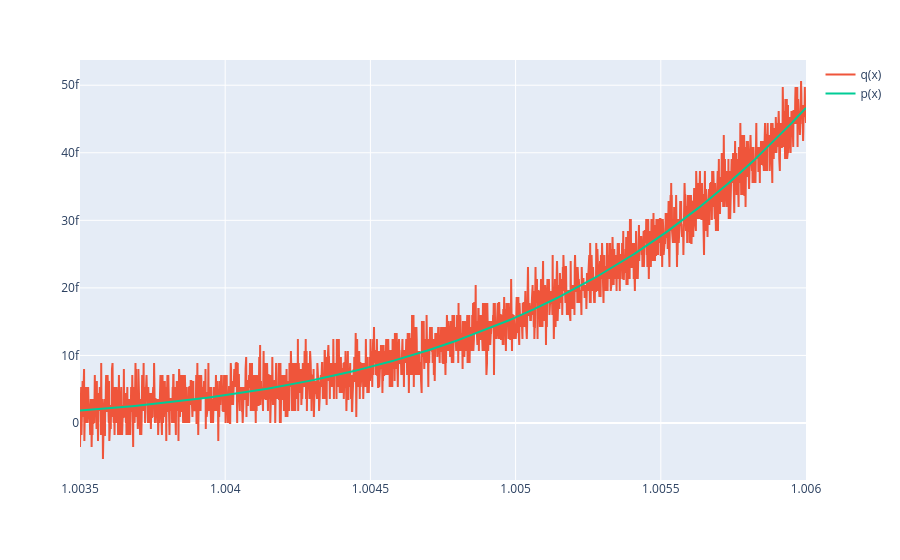

Write notebook code for a chart like this one.
### Code cell
fig = px.scatter()
fig.add_scatter(x=x2, y=y2, mode='lines', name='q(x)')
fig.add_scatter(x=x1, y=y1, mode='lines', name='p(x)')
fig.show()

### Figure 1 — Plotly figure (JSON) as saved in the notebook; plotly's stock layout.template omitted (floating-point values rounded to 4 significant figures; data arrays with more than 128 entries replaced by an {"elided": "..."} marker saying what was removed)
{"data": [{"hovertemplate": "<extra></extra>", "legendgroup": "", "marker": {"color": "#636efa", "symbol": "circle"}, "mode": "markers", "name": "", "orientation": "v", "showlegend": false, "type": "scatter", "xaxis": "x", "yaxis": "y"}, {"mode": "lines", "name": "q(x)", "type": "scatter", "x": {"elided": "2500 float values"}, "y": {"elided": "2500 float values"}}, {"mode": "lines", "name": "p(x)", "type": "scatter", "x": {"elided": "2500 float values"}, "y": {"elided": "2500 float values"}}], "layout": {"legend": {"tracegroupgap": 0}, "margin": {"t": 60}, "xaxis": {"anchor": "y", "domain": [0, 1]}, "yaxis": {"anchor": "x", "domain": [0, 1]}}}
